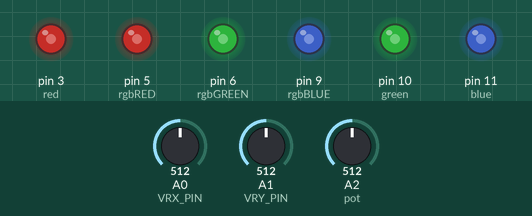
The sketch below on a simulated Arduino Uno, built with avr-gcc and run on an emulated ATmega328P. Shown: output pins drawn as LEDs (lit = HIGH). The inputs (shaded band) are chosen by the test bench; at power-on: A0 (VRX_PIN) = 512, A1 (VRY_PIN) = 512, A2 (pot) = 512.

Above: at 1.2 s.
1.3 s: A0 (VRX_PIN) set to 716
At 1.9 s:
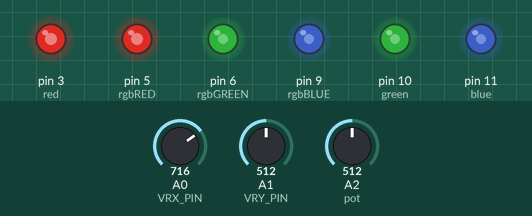
2.8 s: A1 (VRY_PIN) set to 716
At 3.7 s:
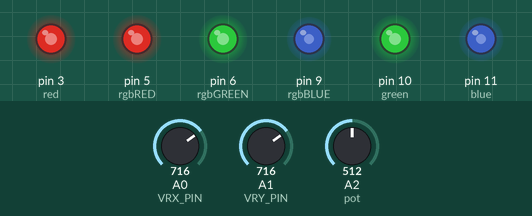
4.3 s: A2 (pot) set to 716
At 5.2 s:
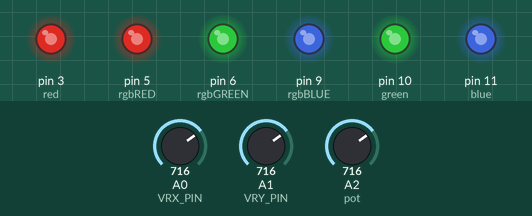
5.8 s: A0 (VRX_PIN) set to 900
At 7.0 s:
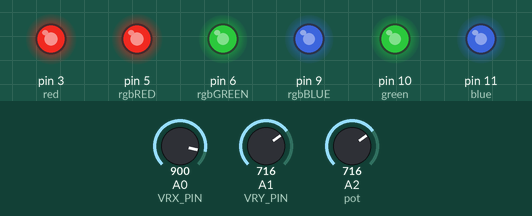
7.3 s: A1 (VRY_PIN) set to 900
At 8.5 s:
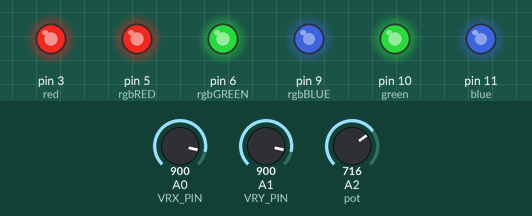
8.8 s: A2 (pot) set to 900
At 9.3 s:
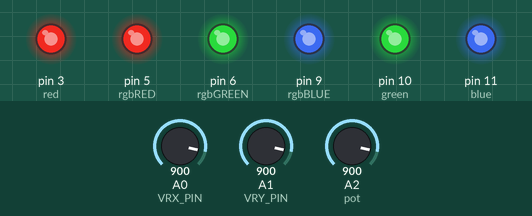
Timing chart, 0 to 11.3 s (numbered marks = the images above; inputs shaded):
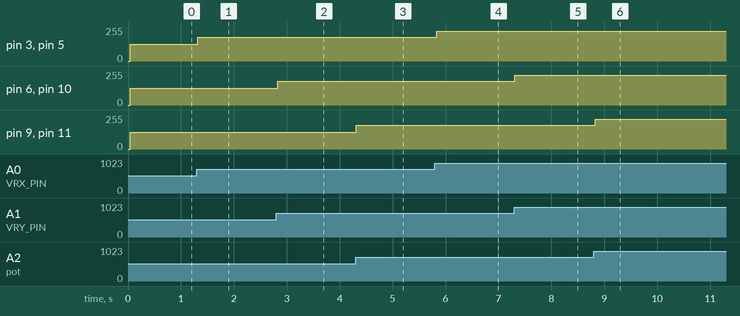

Measured:
- after the input at 1.3 s, pin 3 (red), pin 5 (rgbRED): 127/255 → 178/255 at once
- after the input at 2.8 s, pin 6 (rgbGREEN), pin 10 (green): 127/255 → 178/255 at once
- after the input at 4.3 s, pin 9 (rgbBLUE), pin 11 (blue): 127/255 → 178/255 at once
- after the input at 5.8 s, pin 3 (red), pin 5 (rgbRED): 178/255 → 224/255 at once
- after the input at 7.3 s, pin 6 (rgbGREEN), pin 10 (green): 178/255 → 224/255 at once
- after the input at 8.8 s, pin 9 (rgbBLUE), pin 11 (blue): 178/255 → 224/255 at once

The sketch:

jkang87Lab9.ino
```cpp
//Name: Jonathan Kang
//UIN: 677480333
//NetID: jkang87

//Lab 9, Analog Inputs

// 11/12/2024 12:40 PM
// TA Mina

//Description:
//Using a joystick and a potentiometer
//the analog inputs from those two controls the color of the RGB LED
//x-axis joystick = red value, y-axis joystick = green value, potentiometer = blue value
//red, green, blue LEDs are also added to show intensity of RGB LED
//time in code is for PWM

//Assumption:
//learn how to use a joystick and the rgb led
//figure out how the rgb led works
//do a lot of if statements for the analogs

//References used:
//https://arduinogetstarted.com/tutorials/arduino-joystick using joystick
//https://docs.arduino.cc/built-in-examples/usb/JoystickMouseControl/ more examples on using joystick, also to get the map function
//https://www.instructables.com/How-to-use-Potentiometer-Arduino-Tutorial/ using potentiometer
//https://arduinogetstarted.com/tutorials/arduino-rgb-led rgb led
//https://howtomechatronics.com/tutorials/arduino/how-to-use-a-rgb-led-with-arduino/ more rgb led info
//https://support.arduino.cc/hc/en-us/articles/9350537961500-Use-PWM-output-with-Arduino pwm info

#define VRX_PIN  A0 // Arduino pin connected to VRX pin
#define VRY_PIN  A1 // Arduino pin connected to VRY pin
int xValue = 0; // To store value of the X axis
int yValue = 0; // To store value of the Y axis
//potentiometer
const int pot = A2;
//RGB LED
const int rgbRED   = 5;
const int rgbGREEN = 6;
const int rgbBLUE  = 9;
//3 LEDs
const int red = 3;
const int green = 10;
const int blue = 11;

unsigned long startTime;
unsigned long currentTime;
const int time = 40;

int led = 8; //pin

void setup() {
  //setup pins for rgb LED and LEDs
  pinMode(rgbRED, OUTPUT);
  pinMode(rgbGREEN, OUTPUT);
  pinMode(rgbBLUE, OUTPUT);
  pinMode(green, OUTPUT);
  pinMode(red, OUTPUT);
  pinMode(blue, OUTPUT);
  startTime = millis();
}

void loop() {
  currentTime = millis();
  if(currentTime - startTime > time){ //PWM
    xValue = analogRead(VRX_PIN);
    yValue = analogRead(VRY_PIN);
    int potValue = analogRead(pot);

    //converting 0-1023 to 0-255 for the LEDs
    int redValue = map(xValue, 0, 1023, 0, 255);
    int greenValue = map(yValue, 0, 1023, 0, 255);
    int blueValue = map(potValue, 0, 1023, 0, 255);

    //put in values for LEDs
    analogWrite(rgbRED, redValue);
    analogWrite(rgbGREEN, greenValue);
    analogWrite(rgbBLUE, blueValue);
    analogWrite(red, redValue);
    analogWrite(green, greenValue);
    analogWrite(blue, blueValue);
    startTime = millis();
  }
}
```
